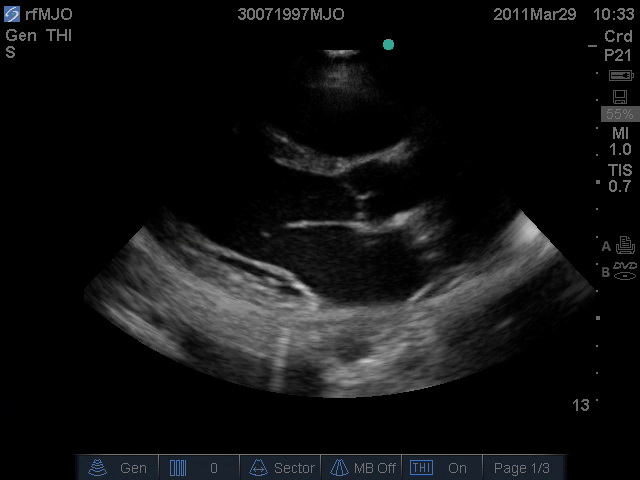
#> input picture frame 24 of assets/10.33.21 hrs __[0005899].mp4, 640 x 480 px
$ jupyter execute 'crop video.ipynb'
#> lines starting #> are read from the running program, lines starting #| are printed output that depends on the picture
[cell 1]
import cv2
import numpy as np

pos = []
global pts1
def mouse_drawing(event, x, y, flags, params):
    if event == cv2.EVENT_LBUTTONDOWN:
        circles.append((x, y))
        pos.append([x, y])
        print(pos)


def draw ():
    pts1 = np.float32([pos[0], pos[1], pos[2], pos[3]])
    pts2 = np.float32([[0, 0], [576, 0], [0, 704], [576, 704]])
    matrix = cv2.getPerspectiveTransform(pts1, pts2)
    result = cv2.warpPerspective(frame, matrix, (576, 704))
    cv2.imshow("pres", result)


cap = cv2.VideoCapture('C:/Users/user/Desktop/Validation-App/assets/static/10.33.21 hrs __[0005899].mp4')

cv2.namedWindow("Frame")
cv2.setMouseCallback("Frame", mouse_drawing)
circles = []
#camera_matrix = np.eye(3, 3, 0, float, 'F')
#dist_coeffi = np.zeros((1,5), float, 'F')
camera_matrix = np.array([[594.42385933,  0, 278.82680292],
                           [ 0, 409.03779744, 364.68900831],
                            [ 0, 0, 1]], dtype='float64')
dist_coeffi = np.array([-0.21770742, 0.01302767, 0.00908937, 0.00659773, 0.04729608], dtype='float64')


_, frame = cap.read()
#> frame is the input picture: shape (480, 640, 3); mean B, G, R 17.7, 17.2, 16.8
h, w = frame.shape[:2]
#> h = 480; w = 640
frame = cv2.undistort(frame, camera_matrix, dist_coeffi, None, None)
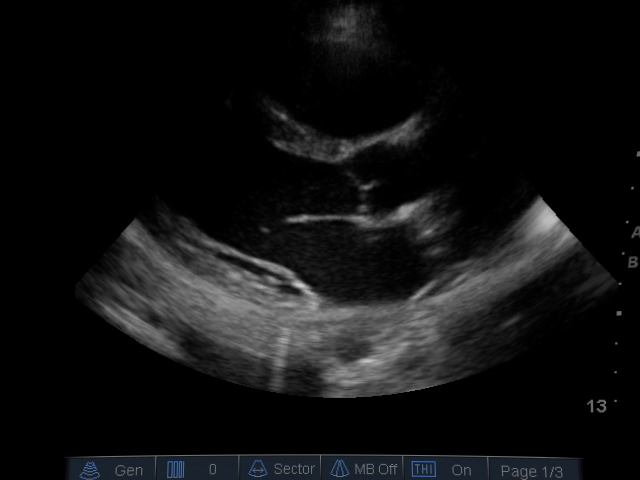
#> frame: shape (480, 640, 3); mean B, G, R 17.7, 17.3, 16.9
for center_position in circles:
    cv2.circle(frame, center_position, 5, (0, 0, 255), -1)

cv2.imshow("Frame", frame)


if len(pos) == 4:
    draw()

    cv2.waitKey(1)

cap.release()
cv2.destroyAllWindows()


$ run again, starting later in the video
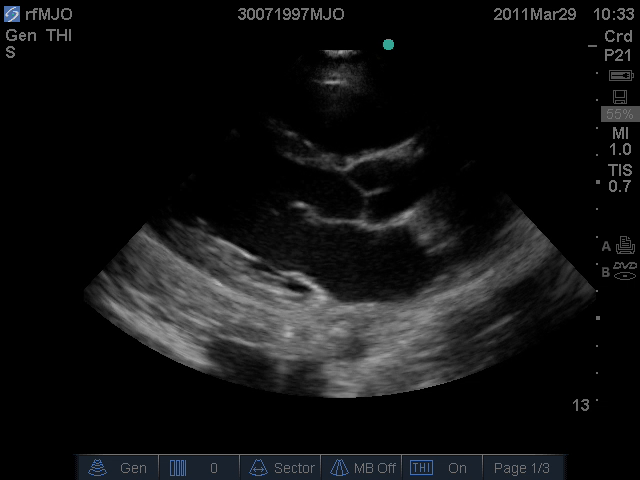
#> input picture frame 108 of assets/10.33.21 hrs __[0005899].mp4, 640 x 480 px
#> frame is the input picture: shape (480, 640, 3); mean B, G, R 18.6, 18.1, 17.7
#> `frame = cv2.undistort(frame, camera_matrix, dist_coeffi, None, None)`:
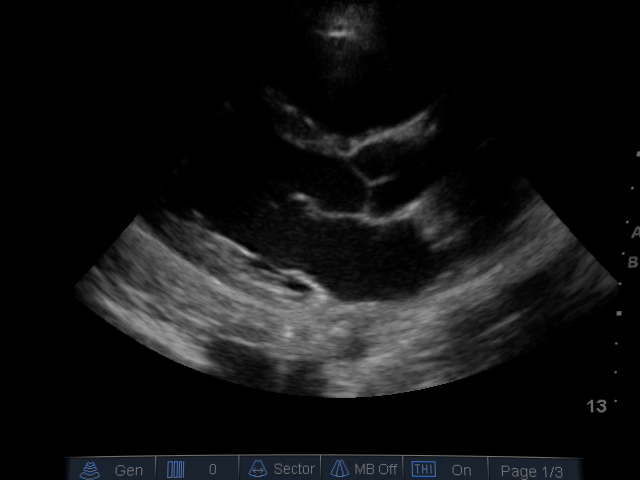
#> frame: shape (480, 640, 3); mean B, G, R 18.6, 18.1, 17.8

$ run again, starting later in the video
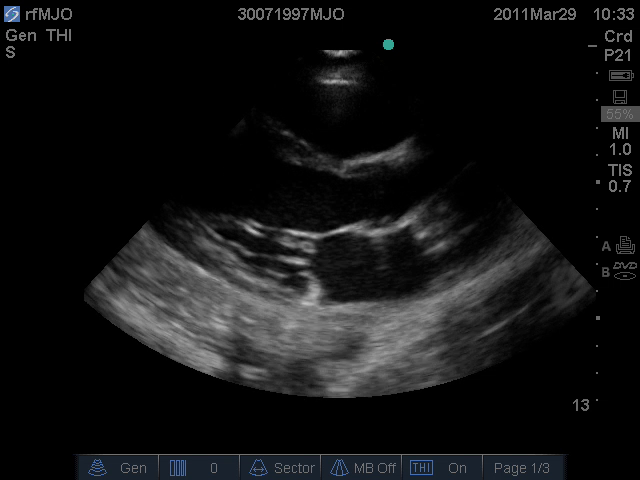
#> input picture frame 192 of assets/10.33.21 hrs __[0005899].mp4, 640 x 480 px
#> frame is the input picture: shape (480, 640, 3); mean B, G, R 19.7, 19.2, 18.7
#> `frame = cv2.undistort(frame, camera_matrix, dist_coeffi, None, None)`:
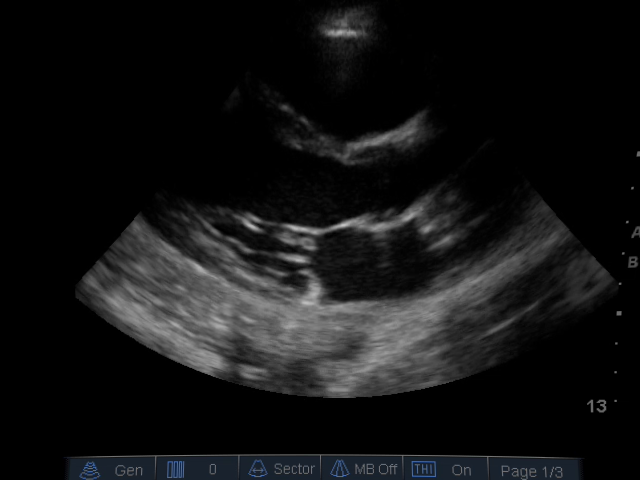
#> frame: shape (480, 640, 3); mean B, G, R 19.8, 19.3, 18.9
